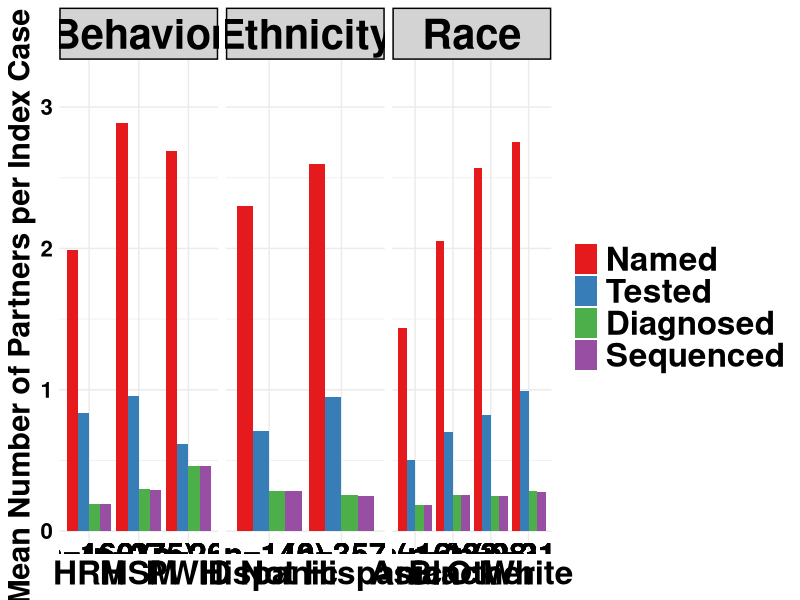

The R script that drew this image:
library(tidyr)
library(ggplot2)

# Behavior Data
df <- data.frame(
  Grouping = c("MSM", "PWID", "HRH"),
  Named_Mean = c(794/275, 70/26, 318/160),
  Tested_Mean = c(262/275, 16/26, 134/160),
  Diagnosed_Mean = c(81/275, 12/26, 31/160),
  Sequenced_Mean = c(79/275, 12/26, 31/160),
  N = c("(n=275)", "(n=26)", "(n=160)")
)
df_long <- df %>%
  gather(Category, Value, -Grouping, -N)
df_long$Category <- factor(df_long$Category, levels = c("Named_Mean", "Tested_Mean", "Diagnosed_Mean", "Sequenced_Mean"))

# Race Data
df_race <- data.frame(
  Grouping = c("White", "Black", "Asian", "Other"),
  Named_Mean = c(861/313, 273/133, 23/16, 72/28),
  Tested_Mean = c(311/313, 93/133, 8/16, 23/28),
  Diagnosed_Mean = c(88/313, 34/133, 3/16, 7/28),
  Sequenced_Mean = c(86/313, 34/133, 3/16, 7/28),
  N = c("(n=313)", "(n=133)", "(n=16)", "(n=28)")
)
df_race_long <- df_race %>%
  gather(Category, Value, -Grouping, -N)
df_race_long$Category <- factor(df_race_long$Category, levels = c("Named_Mean", "Tested_Mean", "Diagnosed_Mean", "Sequenced_Mean"))

# Ethnicity Data
df_ethnicity <- data.frame(
  Grouping = c("Hispanic", "Not Hispanic"),
  Named_Mean = c(322/140, 928/357),
  Tested_Mean = c(99/140, 338/357),
  Diagnosed_Mean = c(40/140, 91/357),
  Sequenced_Mean = c(40/140, 89/357),
  N = c("(n=140)", "(n=357)")
)
df_ethnicity_long <- df_ethnicity %>%
  gather(Category, Value, -Grouping, -N)
df_ethnicity_long$Category <- factor(df_ethnicity_long$Category, levels = c("Named_Mean", "Tested_Mean", "Diagnosed_Mean", "Sequenced_Mean"))

# Combine All Data
df_long$Type <- "Behavior"
df_race_long$Type <- "Race"
df_ethnicity_long$Type <- "Ethnicity"
combined_df <- rbind(df_long, df_race_long, df_ethnicity_long)

# Plot
p <- ggplot(combined_df, aes(x = Grouping, y = Value, fill = Category)) +
  geom_bar(stat = "identity", position = "dodge") +
  geom_text(aes(label = N, y = 0), vjust = 1.5, hjust = 0.5, size = 8, fontface="bold", color = "black") +
  labs(y = "Mean Number of Partners per Index Case") +
  #scale_fill_brewer(palette="Set1", breaks=c("Named_Mean", "Tested_Mean", "Diagnosed_Mean", "Sequenced_Mean"), labels=c("Named", "Tested", "Diagnosed", "Sequenced"), name="Category") +
  scale_fill_brewer(palette="Set1", breaks=c("Named_Mean", "Tested_Mean", "Diagnosed_Mean", "Sequenced_Mean"), labels=c("Named", "Tested", "Diagnosed", "Sequenced"), name=NULL)+
  theme_minimal() +
  theme(
    #plot.title = element_text(size = 18, face = "bold"),
    plot.title = element_blank(),
    axis.text.x = element_text(size = 24, face = "bold", color = "black"),
    axis.title.y = element_text(size = 22, face = "bold", color = "black"),
    axis.title.x = element_blank(),
    #axis.text.x = element_text(size = 14, angle = 45, hjust = 1),
    axis.text.y = element_text(size = 16, face = "bold", color = "black"),
    legend.text = element_text(size = 24, face = "bold"),
    #legend.title = element_text(size = 16),
    strip.text = element_text(size = 30, face = "bold", color = "black"),
    strip.background = element_rect(fill = "lightgray", color = "black", linewidth = 1)
  ) +
  facet_wrap(~Type, scales = "free_x", ncol = 3) +
  ylim(0, max(combined_df$Value) + 0.1*max(combined_df$Value))

#pdf("cascade-breakdown.pdf", width=28, height=12)
print(p)
#dev.off()
